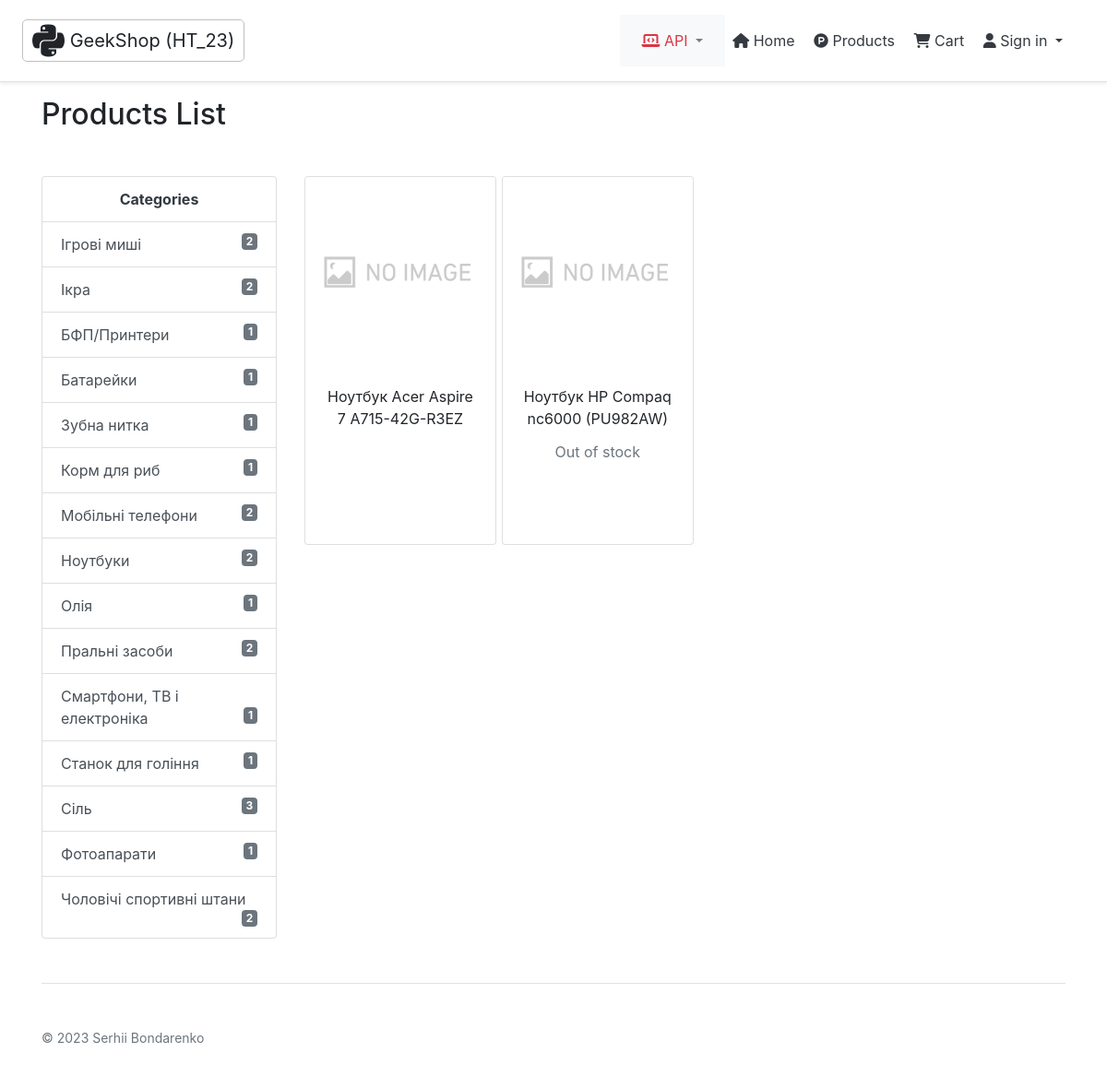
Page /products/category/29/ on the committed database.
### rozetka/models.py (models this page shows, shortened)
class Category(models.Model):
    title = models.CharField(max_length=35)
    class Meta:  # pylint: disable=too-few-public-methods
        ordering = ("title",)

class Product(models.Model):
    product_id = models.BigIntegerField("ID")
    title = models.CharField(max_length=255)
    old_price = models.DecimalField(
        max_digits=20, decimal_places=2, blank=True, default=0.00, null=True
    )
    price = models.DecimalField(max_digits=20, decimal_places=2, default=0.00)
    href = models.URLField("URL")
    brand = models.CharField(max_length=255, blank=True, default="Unknown", null=True)
    category = models.ForeignKey(
        Category,
        on_delete=models.CASCADE,
        null=True,
        blank=True,
        related_name="product",
    )
    description = models.TextField(blank=True, default="", null=True)
    class Meta:  # pylint: disable=too-few-public-methods
        ordering = ("-id",)
        verbose_name = "Product"
        verbose_name_plural = "Products"

### rozetka/views.py (the view)
class DetailsByCategory(generic.ListView):
    paginate_by = 12
    def get_queryset(self):
        return Product.objects.filter(category_id=self.kwargs["category_id"])

### cart/cart.py (called while the page is built)
    def __len__(self):
        return sum(item["quantity"] for item in self.cart.values())

### cart/context_processors.py (called while the page is built)
def cart(request):
    return {"cart": Cart(request)}

### rozetka/templatetags/main_tags.py (called while the page is built)
@register.simple_tag
def get_categories():
    return Category.objects.all()

@register.simple_tag
def get_count_products_in_category(category_id):
    cat = Category.objects.get(id=category_id)
    return cat.product.count()

### templates/rozetka/product_list.html (shortened to what this page needs)
{% extends "base.html" %}
{% load main_tags %}
{% load static %}
{% block content %}
  <h2 class="mb-5">Products List</h2>
  <div class="row">
    <div class="col-3">
      <div class="list-group">
        {% get_categories as category_list %}
        <span class="text-dark text-center font-weight-bolder list-group-item
          list-group-item-action">Categories</span>
        {% for category in category_list %}
          <a href="{% url 'rozetka:product-category' category.id %}" class="list-group-item
          list-group-item-action" aria-current="true">
            {{ category.title }} <span class="float-right badge badge-secondary">
            {% get_count_products_in_category category.id %}
          </span>
          </a>
        {% endfor %}
      </div>
    </div>
    <div class="col">
      {% if product_list %}
        <div class="row row-cols-2 row-cols-md-4">
          {% for product in product_list %}
            <div class="col mb-2 mr-8">
              <div class="mb-2 bg-white rounded">
                <div class="card text-center" style="height:25rem; width: 13rem;">
                  <img src="{% static 'rozetka/img/no_image.png' %}" class="card-img-top"
                       alt="product">
                  <div id="body-cart" class="card-body">
                    <p class="card-title" style="font-size: medium">
                      <a class="text-reset" href="{% url 'rozetka:product-detail' product.id %}">
                        {{ product.title|slice:"35" }}
                      </a>
                    </p>
                    {% if product.price > 0 %}
                      {% if user.is_authenticated %}
                        <form class="text-center" id="change-qty-cart{{ product.id }}" action=
                            "{% url 'cart:cart_add' product.id %}"
                              method="post"
                              class="form-inline">
                          {% csrf_token %}
                          <label>
                            <span class="font-weight-light text-primary">
                              {{ product.price }} ₴
                            </span>
                          </label>
                          <input type="hidden" value="1" name="quantity">
                          {{ cart_product_form.update }}
                          <button data-pid="{{ product.id }}" id="upd" type="submit"
                                  class="btn btn-sm btn-outline-success ml-1">
                            <i class="fa-solid fa-cart-plus"></i>
                          </button>
                        </form>
                      {% endif %}
                    {% else %}
                      <p class="card-text">
                        <span class="text-muted">
                            Out of stock
                        </span>
                      </p>
                    {% endif %}
                  </div>
                </div>
              </div>
            </div>
          {% endfor %}
        </div>
      {% else %}
        <h6>There are no products in DB</h6>
      {% endif %}
    </div>
  </div>
{% endblock %}

### rows in the picture
Category: title "Ігрові миші", id "2"
Category: title "Ікра", id "2"
Category: title "БФП/Принтери", id "1"
Category: title "Батарейки", id "1"
Category: title "Зубна нитка", id "1"
Category: title "Корм для риб", id "1"
Category: title "Мобільні телефони", id "2"
Category: title "Ноутбуки", id "2"
Category: title "Олія", id "1"
Category: title "Пральні засоби", id "2"
Category: title "Смартфони, ТВ і електроніка", id "1"
Category: title "Станок для гоління", id "1"
Category: title "Сіль", id "3"
Category: title "Фотоапарати", id "1"
Category: title "Чоловічі спортивні штани", id "2"
Product: title "Ноутбук Acer Aspire 7 A715-42G-R3EZ"
Product: title "Ноутбук HP Compaq nc6000 (PU982AW)", price "Out of stock"
